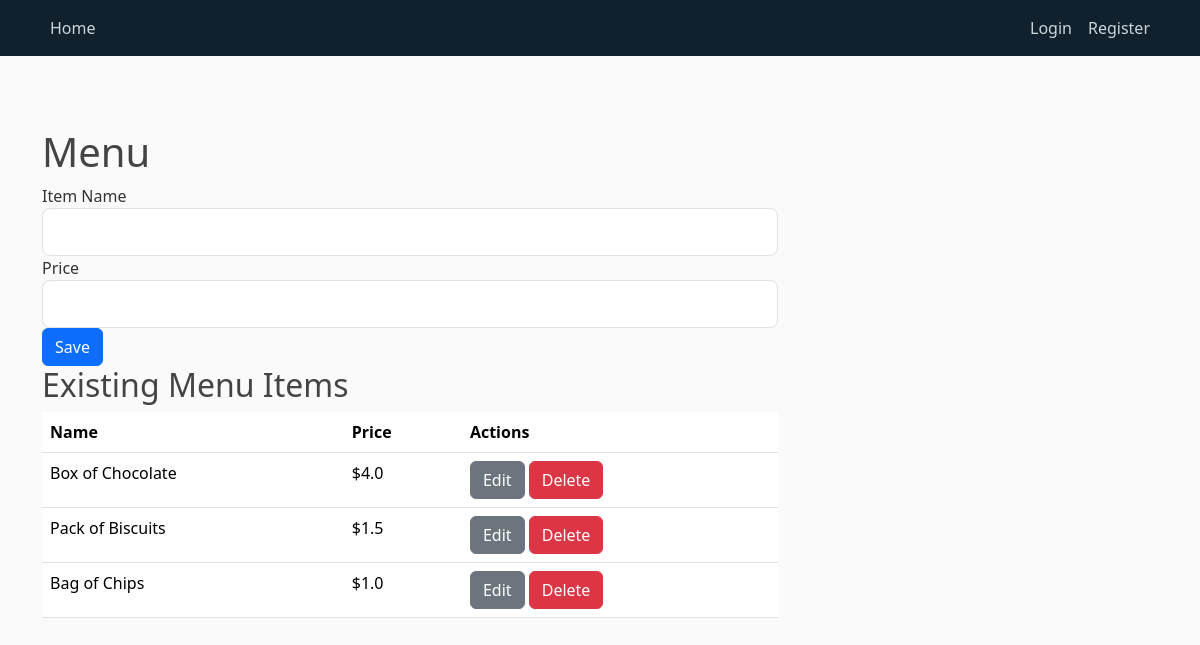
The page /menu on the database its author committed.
### app/models.py (models this page shows, shortened)
class Menu(db.Model):
    id = db.Column(db.Integer, primary_key=True)
    name = db.Column(db.String(80), nullable=False)
    price = db.Column(db.Float, nullable=False)

### app/menu_routes.py (the view)
@menu_bp.route("/menu", methods=['GET', 'POST'])
def menu_page():
    form = MenuItemForm()
    if form.validate_on_submit():
        new_item = Menu(name=form.name.data, price=form.price.data)
        db.session.add(new_item)
        db.session.commit()
        flash('Menu item has been added!', 'success')
        return redirect(url_for('menu_bp.menu_page'))
    menu_items = Menu.query.all()
    return render_template('menu.html', form=form, menu_items=menu_items)

### app/form.py
class MenuItemForm(FlaskForm):
    name = StringField('Item Name', validators=[DataRequired()])
    price = DecimalField('Price', validators=[DataRequired()])
    submit = SubmitField('Save')

### app/templates/menu.html (shortened to what this page needs)
{% extends "layout.html" %}
{% block content %}
<h1>Menu</h1>
<form method="POST" action="{{ url_for('menu_bp.menu_page') }}">
    <div class="form-group">
        {{ form.name.label(class="form-control-label") }}
        {{ form.name(class="form-control form-control-lg") }}
    </div>
    <div class="form-group">
        {{ form.price.label(class="form-control-label") }}
        {{ form.price(class="form-control form-control-lg") }}
    </div>
    <div class="form-group">
        {{ form.submit(class="btn btn-primary") }}
    </div>
</form>
<h2>Existing Menu Items</h2>
<table class="table">
    <thead>
        <tr>
            <th>Name</th>
            <th>Price</th>
            <th>Actions</th>
        </tr>
    </thead>
    <tbody>
        {% for item in menu_items %}
        <tr>
            <td>{{ item.name }}</td>
            <td>${{ item.price }}</td>
            <td>
                <a href="{{ url_for('menu_bp.edit_menu_item', item_id=item.id) }}" class="btn btn-secondary">Edit</a>
                <form method="POST" action="{{ url_for('menu_bp.delete_menu_item', item_id=item.id) }}" style="display:inline;">
                    <button type="submit" class="btn btn-danger">Delete</button>
                </form>
            </td>
        </tr>
        {% endfor %}
    </tbody>
</table>
{% endblock %}

### app/static/main.css (style rules this page uses)
body { background: #fafafa; color: #333333; margin-top: 5rem; }
h1, h2, h3, h4, h5, h6 { color: #444444; }

### rows shown on the page
Menu: name "Box of Chocolate", price "4.0"
Menu: name "Pack of Biscuits", price "1.5"
Menu: name "Bag of Chips", price "1.0"
